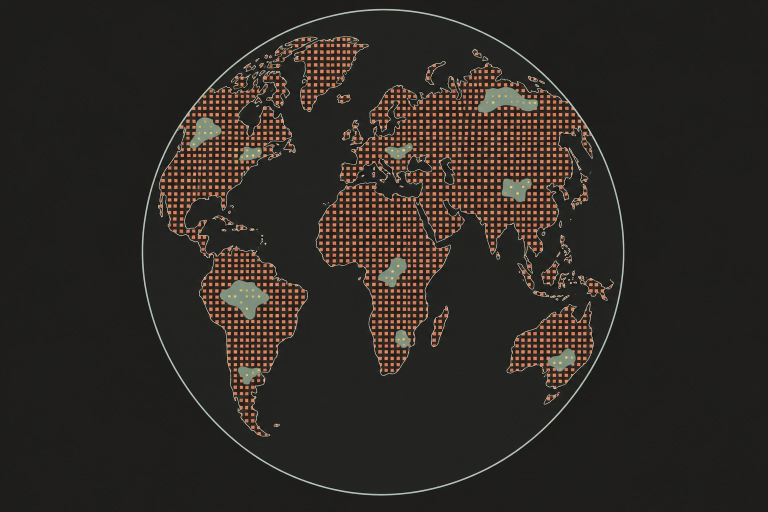
#> input picture assets/img/nodes/earth_night.webp, 1536 x 1024 px, found by its file name (shown at 1/2 size); its folder holds 5 pictures in this run
$ python earth_patches.py
#> lines starting #> are read from the running program, lines starting #| are printed output that depends on the picture; after the words box and inside, x2 and y2 are one past the last pixel; in counts of white or black regions, pixels touching at a corner belong together
"""The planet of the eighth screen, cut for the game out of the night Earth of the epilogue.

  python tools/earth_patches.py

Writes public/assets/img/nodes/earth_dark.webp — the planet with its lights put out (every coral square
becomes a dim one: a place for capsules nobody lies in yet) — and lit_00…lit_NN.webp: the lights around
every node of towers, each a patch that fades in when its node fills. Where the nodes stand, how the
cable runs and where every patch lies goes to src/data/layout/globe.json.
"""
import json
from pathlib import Path

import numpy as np
from PIL import Image

ROOT = Path(__file__).resolve().parent.parent
NODES = ROOT / 'public/assets/img/nodes'
# the circle of the planet in the picture
CENTER = (766, 505)
RADIUS = 483
# the regions in the order the cable reaches them: where the cable touches down and where their nodes stand.
# The first one is home: its first node is the quarter of the seventh screen and stands from the start.
REGIONS = [
    ('europe', (790, 285), [(775, 262), (850, 312)]),
    ('siberia', (1000, 225), [(1012, 240)]),
    ('eastasia', (1065, 370), [(1020, 322), (1110, 345), (1062, 440)]),
    ('southasia', (975, 455), [(900, 400), (975, 472), (1040, 500)]),
    ('australia', (1095, 675), [(1100, 690)]),
    ('southamerica', (490, 640), [(470, 560), (500, 722)]),
    ('northamerica', (455, 340), [(400, 320), (470, 392), (505, 300)]),
    ('africa', (770, 520), [(700, 450), (832, 480), (790, 650)]),
]
# between Australia and South America the cable goes round the back of the planet: along its rim, degrees clockwise from the east
RIM = (35, 150)

im = Image.open(NODES / 'earth_night.webp').convert('RGB')
#> im is the input picture: PIL image 1536x1024 RGB; mean R, G, B 45.1, 40.5, 36
a = np.asarray(im).astype(np.float32)
r, g, b = a[..., 0], a[..., 1], a[..., 2]
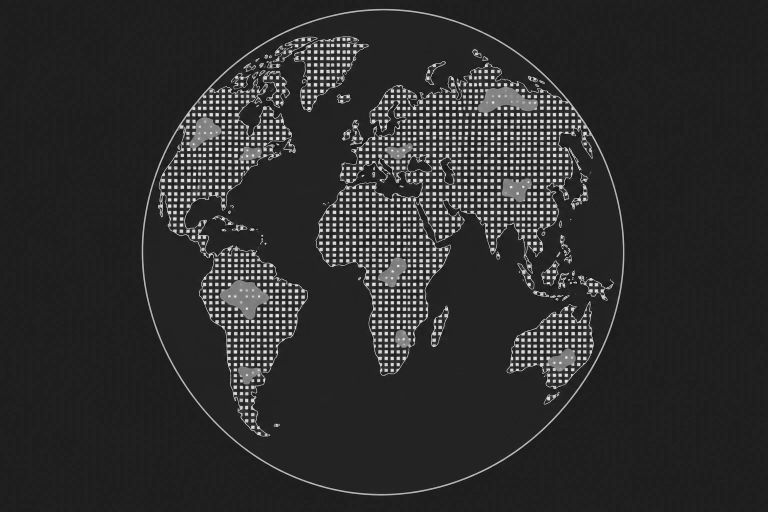
#> r: shape (1024, 1536) float32 (shown at 1/2 size); min 4, max 255, mean 45.1
warm = (r - b > 35) & (r > 95) & (r - g > 18)
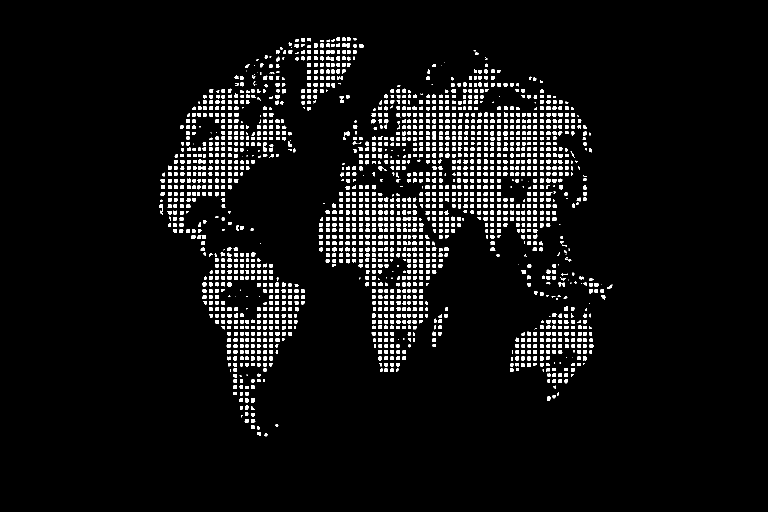
#> warm: shape (1024, 1536) bool (shown at 1/2 size); 5.3% white; 1902 white regions (157 under 20 px), largest, box (x1, y1, x2, y2) and area: (526, 285, 534, 303) 101, (318, 408, 326, 430) 82, (1117, 565, 1130, 574) 75
# how lit a pixel is, 0..1: the edges of a square stay soft
k = np.clip((r - b - 35) / 60.0, 0, 1) * warm
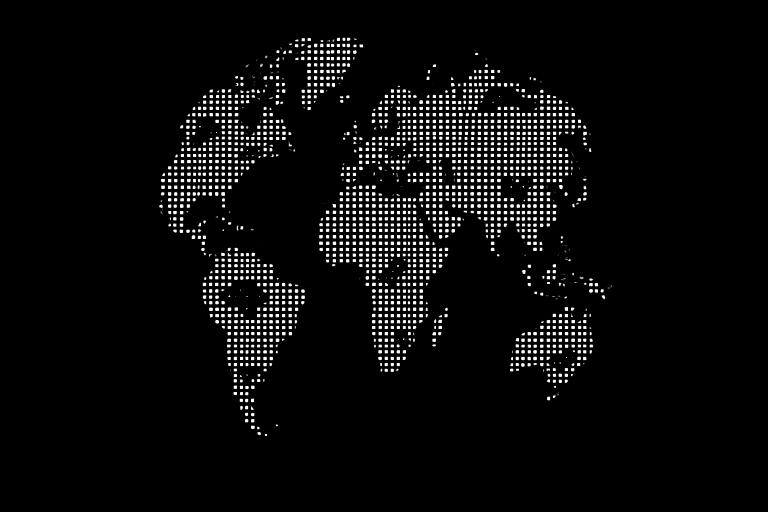
#> k: shape (1024, 1536) float32 (shown at 1/2 size); min 0, max 1, mean 0.0412
dim = np.array([52, 50, 47], dtype=np.float32)
dark = (a * (1 - k[..., None]) + dim * k[..., None]).astype(np.uint8)
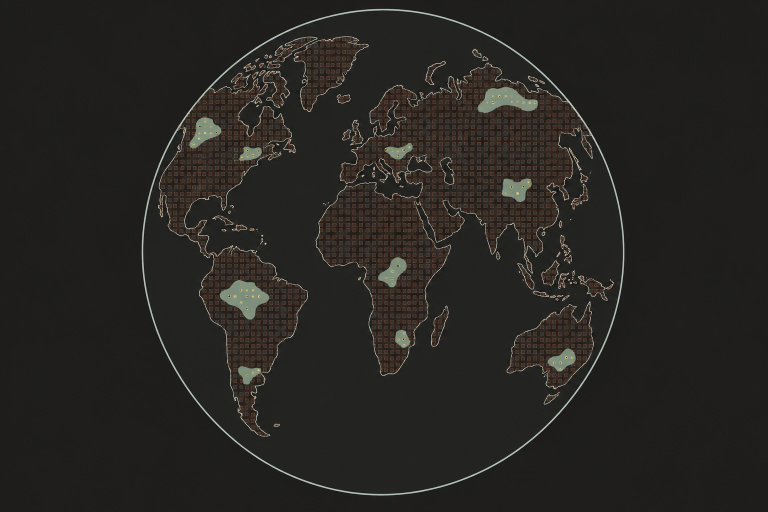
#> dark: shape (1024, 1536, 3) (shown at 1/2 size); mean R, G, B 39.1, 37.4, 34
Image.fromarray(dark, 'RGB').save(NODES / 'earth_dark.webp', 'WEBP', quality=90, method=6)

# every light belongs to the node nearest to it
spots = [p for _, _, nodes in REGIONS for p in nodes]
ys, xs = np.mgrid[0:a.shape[0], 0:a.shape[1]]
dist = np.stack([(xs - x) ** 2 + (ys - y) ** 2 for x, y in spots])
owner = dist.argmin(axis=0)
for old in NODES.glob('lit_*.webp'):
    old.unlink()
patches = []
for i in range(len(spots)):
    alpha = np.where(owner == i, k, 0)
    rows = np.where(alpha.max(axis=1) > 0)[0]
    cols = np.where(alpha.max(axis=0) > 0)[0]
    y0, y1, x0, x1 = rows[0], rows[-1] + 1, cols[0], cols[-1] + 1
    rgba = np.dstack([a[y0:y1, x0:x1], alpha[y0:y1, x0:x1] * 255]).astype(np.uint8)
#> (the run stopped early here; a loop or call above may not have finished)
